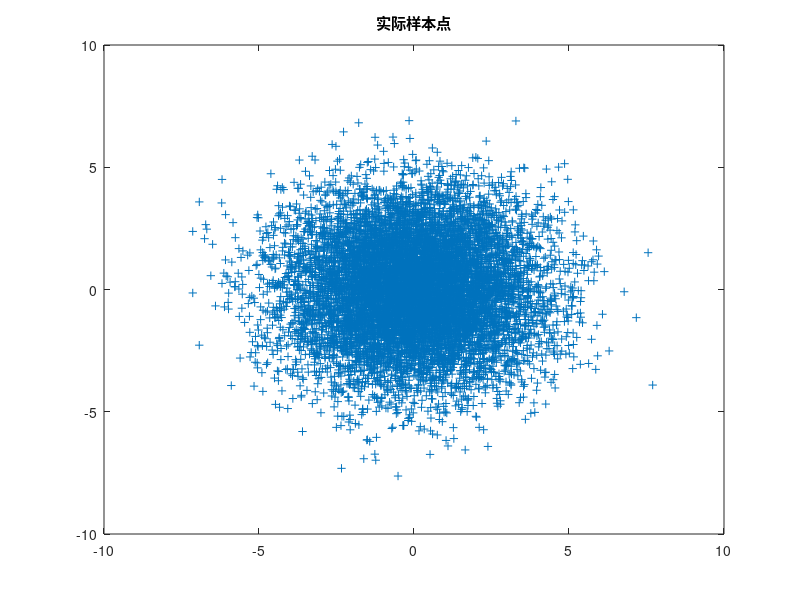
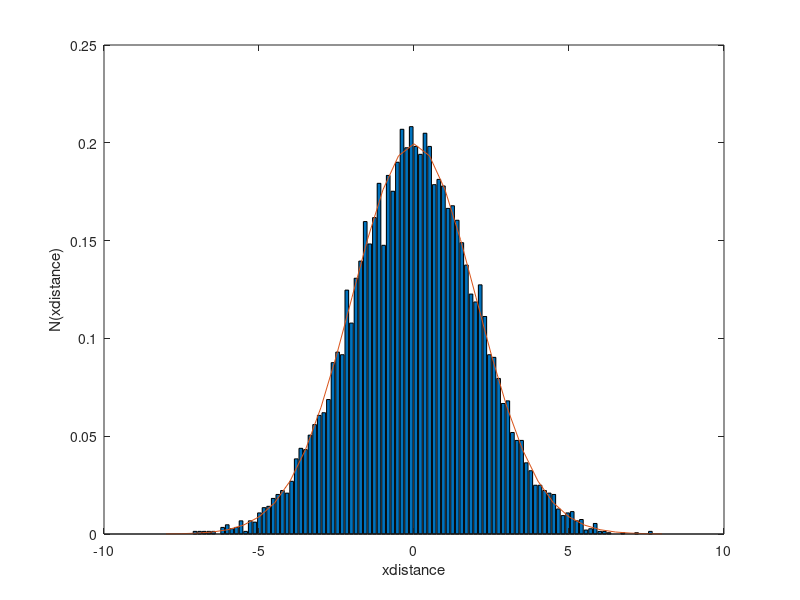
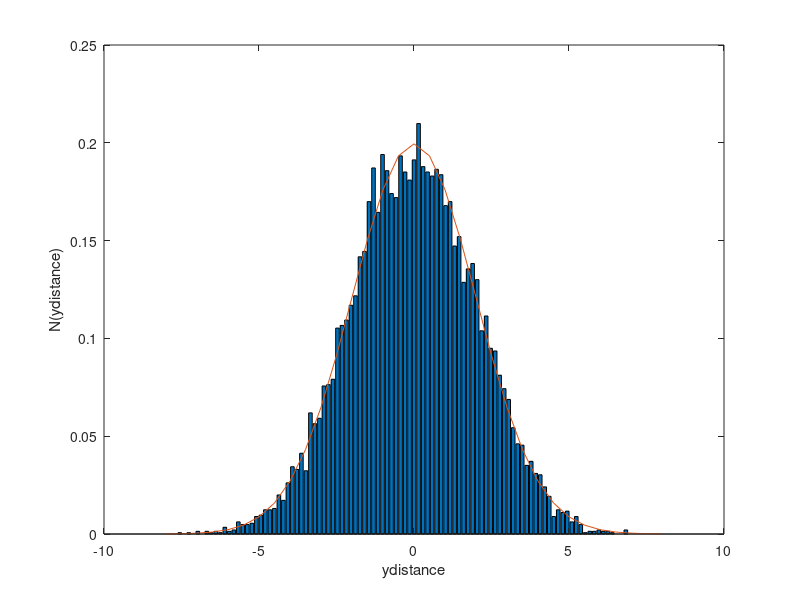
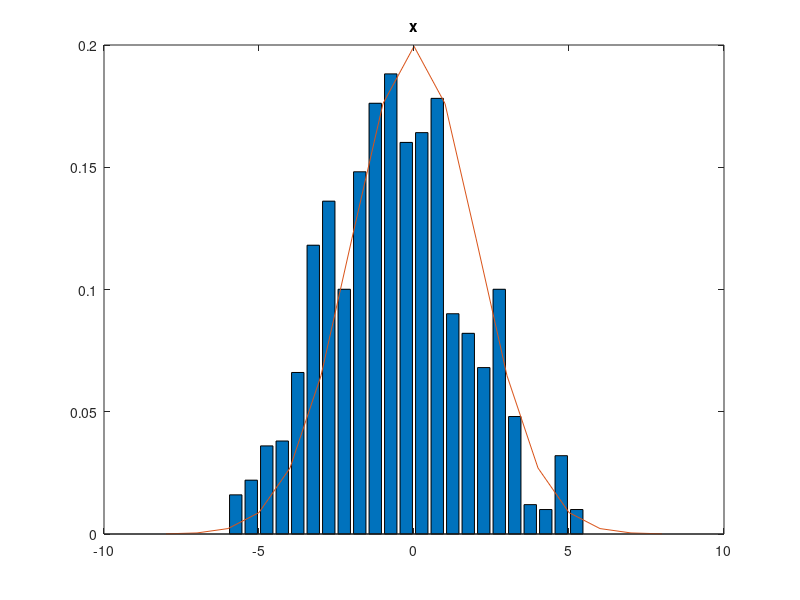

The MATLAB source for these figures, in order:
%by Lihuanlin 2022/11
%程序功能：实验测试Metropolis-Hastings算法的采样效果
%原理：用二维正态分布（提议分布）模拟另外一个二维正态分布（目标分布）

%% 预生成已知二维样本点
    %实际分布为二维高斯分布N(u1,∑1)，共有1000个样本点
    Average1=[0;0];
    Variance1=4*eye(2,2);
    PX=mvnrnd(Average1,Variance1,10000);
    %% 显示二维样本点位置
    figure(1);
    plot(PX(:,1),PX(:,2),'+');
    title('实际样本点');   
    %% 显示两个一维直方图
    %x方向
    numOfBins = 100;
    [histFreq, histXout] = hist(PX(:,1), numOfBins);
    binWidth = histXout(2)-histXout(1);
    figure(2);
    bar(histXout, histFreq/binWidth/sum(histFreq));       
    xlabel('xdistance');
    ylabel('N(xdistance)');
    hold on;
    %y方向
    [histFreq, histXout] = hist(PX(:,2), numOfBins);
    binWidth = histXout(2)-histXout(1);
    figure(3);
    bar(histXout, histFreq/binWidth/sum(histFreq));       
    xlabel('ydistance');
    ylabel('N(ydistance)');
    hold on
    %% 在直方图上显示高斯函数
    %x方向
    figure(2);
    dx=0.5;
    xx=-8:dx:8;
    yy=normpdf(xx,0,2);
    plot(xx,yy);
    %y方向
    figure(3);
    yy=normpdf(xx,0,2);
    plot(xx,yy);    

%% 由已知样本点估计目标分布p(x)
    %假设目标分布为二维高斯分布N(u2,∑2)，u2,∑2由已有样本点估计
    Average2x=sum(PX(:,1))/1000;
    Average2y=sum(PX(:,2))/1000;
    Average2=[Average2x;Average2y];
    Variance2=zeros(2,2);
    for i=1:1000
        Variance2=Variance2+(PX(i,:)'-Average2)*(PX(i,:)'-Average2)'/1000;
    end
           
%% 
    %提议分布q(x)取二维高斯分布N(x,∑3)，共抽k个点
    k=1000;
    Variance3=1*eye(2,2);
    %储存抽样点的矩阵
    X=zeros(2,k);
    for i=1:k-1
        x=X(:,i);
        xs=mvnrnd(x',Variance3)';
        %目标分布p(x)为N(u2,∑2)
        A=min(1,mvnpdf(xs',Average2',Variance2)/mvnpdf(x',Average2',Variance2));
        u=rand;
        if A>u
            X(:,i+1)=xs;
        else
            X(:,i+1)=x;
        end
    end
%% 显示抽样矩阵两个一维直方图
    %x方向 
    figure(4);
    nb=histc(X(1,1:k-1),xx); 
    bar(xx+dx/2,nb/(k-1)/dx); 
    title('x');
    hold on;
    %y方向
    figure(5);
    nb=histc(X(2,1:k-1),xx); 
    bar(xx+dx/2,nb/(k-1)/dx); 
    title('y');
    hold on
    %% 在直方图上显示高斯函数
    %x方向
    figure(4);
    x=-8:8;
    y=normpdf(x,0,2);
    plot(x,y);
    %y方向
    figure(5);
    y=normpdf(x,0,2);
    plot(x,y); 
    hold off;
